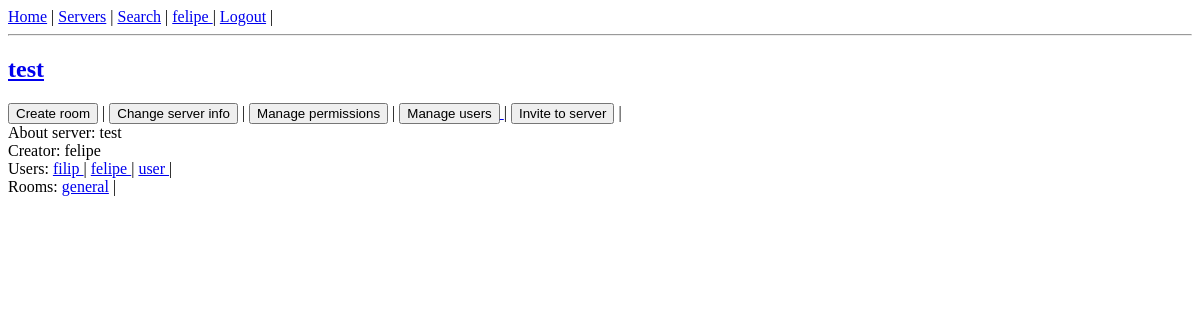
Page /server-details/e1f03c86-6dec-441e-b323-656f7d35904f (signed in) on the earlier database version.
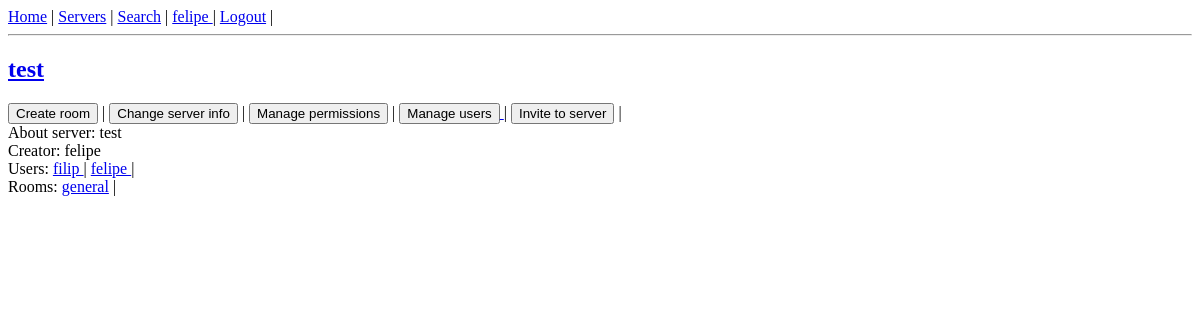
Same page on the later database version.
### viperchat/models.py (models this page shows, shortened)
class User(AbstractUser):
    friends = models.ManyToManyField('self', blank=True)
    username = models.SlugField(unique=True, max_length=150)
    class Meta:
        permissions = [
            ('friends_see_profile', 'Friends can see user profile'),
            ('change_user_group', 'Can change users group'),    #   Modify users group in server
            ('everyone_see_profile', 'Everyone can see user profile')
        ]

class Room(models.Model):
    id = models.UUIDField(
        default=uuid.uuid4,
        unique=True,
        primary_key=True,
        editable=False
    )
    name = models.CharField(max_length=155)
    description = models.TextField()
    is_private = models.BooleanField(default=False)
    server = models.ForeignKey(Server, on_delete=models.CASCADE)
    class Meta:
        permissions = [
            ("delete_user_from_server", "Can delete user from server"),
            ("display_private_room_data", "Can see private room details"),
        ]

### viperchat/views.py (the view, shortened to what this page needs)
# urls.py: path('server-details/<uuid:pk>', vchat.ServerDetails.as_view(), name='server_detail'),
class ServerDetails(LoginRequiredMixin, DetailView):
    model = Server
    context_object_name = 'server'
    template_name = 'viperchat/server_detail.html'
    def get_object(self):
        return Server.objects.get(id=self.kwargs['pk'])
    def get_context_data(self, *args, **kwargs):
        context = super().get_context_data(**kwargs)
        server_groups = Group.objects.filter(name__startswith=f'{self.get_object().name}_')
        owners_group = Group.objects.get(name=f'{self.get_object().name}_owners')
        context['server_groups'] = server_groups
        context['server'] = self.get_object()
        context['owners_group'] = owners_group
        return context

### viperchat/context_processor.py (called while the page is built)
def get_create_room_permission(request):
    content_type = ContentType.objects.get_for_model(Server)
    permission = Permission.objects.get(codename='create_room_in_server', content_type=content_type)
    return {'create_permission': permission}

def get_homepage(request):
    return {'welcome': 'Welcome to great chat'}

def get_server_list(request):
    public_servers = Server.objects.filter(is_private=False)
    return {'server_list': public_servers}

def get_edit_permissions(request):
    permission = Permission.objects.get(codename='edit_permissions_in_server')
    return {'edit_permissions': permission}

def get_delete_user(request):
    permission = Permission.objects.get(codename='delete_user_from_server')
    return {'delete_users_permission': permission}

def get_send_invite_permission(request):
    permission = Permission.objects.get(codename='send_invitation')
    return {'send_invitation_permission': permission}

### viperchat/templatetags/template_filters.py (called while the page is built)
@register.filter
def group_users(group):
    return group.user_set.all()

### templates/viperchat/server_detail.html (shortened to what this page needs)
{% extends 'viperchat/base.html' %}
{% load template_filters %}
{% block content %}
<h2><a href="{% url 'server_detail' server.id %}">{{ server.name }}</a> </h2>
{% for group in server_groups %}
{% if request.user in group|group_users and create_permission in group.permissions.all %}
<a href="{% url 'create_room' server.id %}"><button>Create room</button></a> |
{% endif %}
{% if request.user in group|group_users and edit_permissions in group.permissions.all %}
<a href="{% url 'server_edit' server.id %}"><button>Change server info</button></a> |
<a href="{% url 'server_groups_management' server.id %}"><button>Manage permissions</button></a> |
{% endif %}
{% if request.user in group|group_users and delete_users_permission in group.permissions.all %}
<a href="{% url 'server_users_list' server.id %}"><button>Manage users</button> </a> |
{% endif %}
{% if request.user in group|group_users and send_invitation_permission in group.permissions.all %}
<a href="{%url 'server_invite' server.id %}"><button>Invite to server</button></a> |
{% endif %}
{% endfor %}
<br>
About server: {{ server.description }}<br>
{% if request.user in server.users.all %}
Creator: {{ server.creator }} <br>
{% if request.user in owners_group|group_users %}
Users:
{% for user in server.users.all %}
<a href="{% url 'user_detail' user.username %}">{{ user.username }} </a> |
{% endfor %}
<br>
{% else %}
Users:
{% for user in server.users.all %}
<a href="{% url 'user_detail' user.username %}">{{ user.username }} </a> |
{% endfor %}
<br>
{% endif %}
{% check_if_logged_user_private_room_permission request.user server as private_room_permission %}
Rooms: {% for room in server.room_set.all %}
{% if room.is_private == False %}
<a href="{% url 'room_detail' server_id=server.id pk=room.id %}">{{ room.name }}</a> |
{% elif private_room_permission == True %}
<a href="{% url 'room_detail' server_id=server.id pk=room.id %}">{{ room.name }}</a> |
{% endif %}
{% endfor %}
<br>
{% else %}
<a href="{% url 'join_server' server.pk %}">Join server for more details</a>
{% endif %}
{% endblock %}

### templates/viperchat/base.html (shortened to what this page needs)
{% load template_filters %}
{% load static %}
<!DOCTYPE html>
<html lang="en">
<head>
    <link rel="stylesheet" href="{% static 'css/style.css' %}">
</head>
<body> <div id="weather" class="weather"></div>
    <a href="{% url 'home' %}">Home</a> |
    <a href="{% url 'servers' %}">Servers</a> |
    <a href="{% url 'search' %}">Search</a> |
    {% if user.is_authenticated %}
        <a href="{% url 'user_detail' request.user.username %}">{{ request.user.username }} </a> |
        <a href="{% url 'account_logout' %}">Logout</a> |
    {% else %}
        <a href="{% url 'account_login' %}">Login</a> |
        <a href="{% url 'account_signup' %}">Register</a> |
    {% endif %}
    <hr>
    {% block content %}{% endblock %}
</body>
</html>

Differences in the rows shown:
no longer on this page (row edited): User: username "user"
